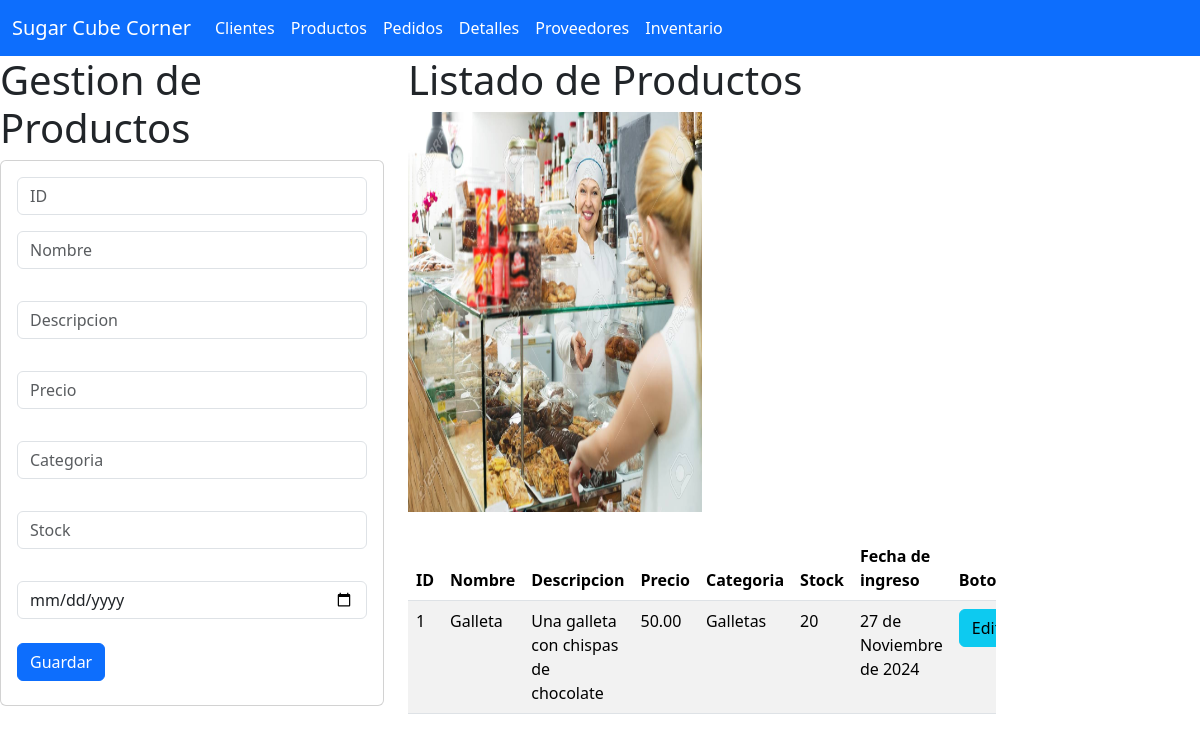
/producto, run on an earlier commit of the app's database.
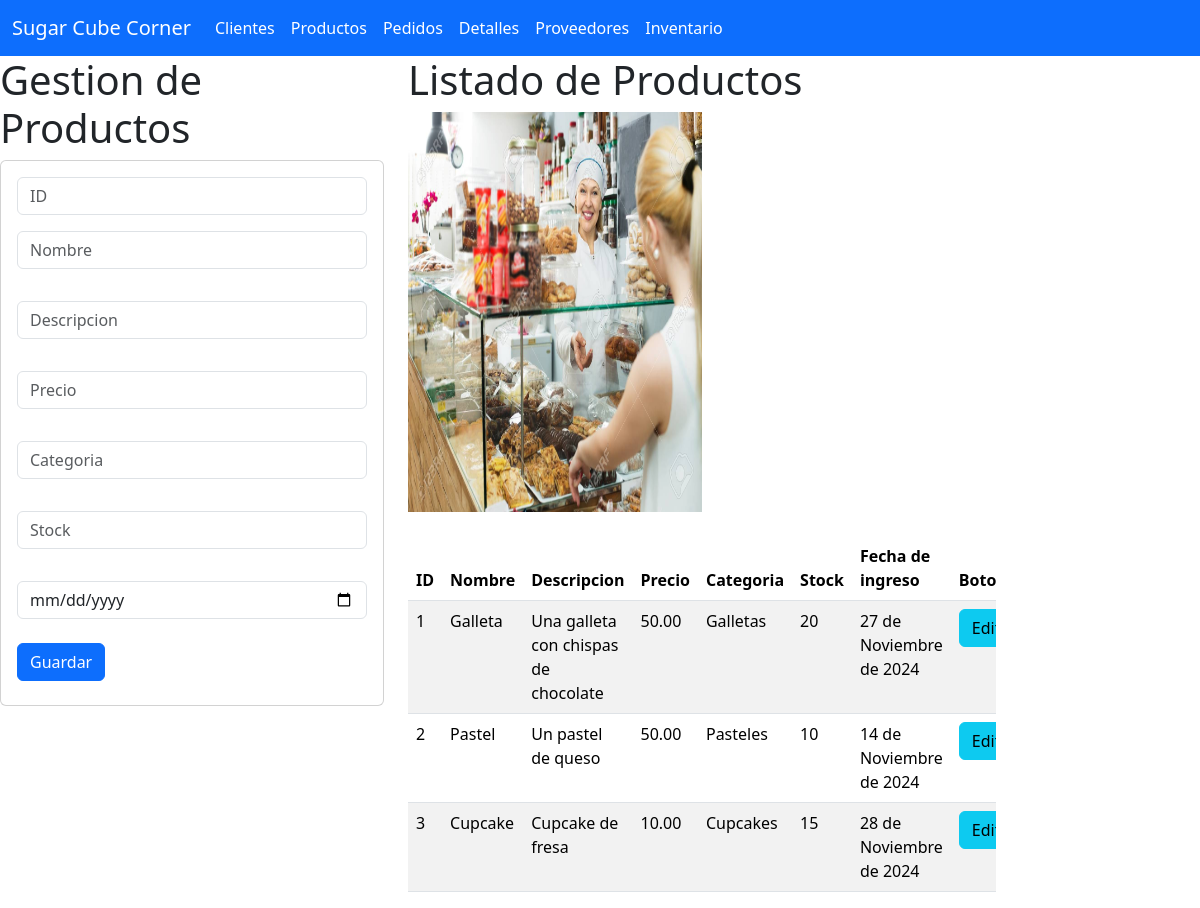
And on a later commit of the database.
### TProductos_app/models.py (models this page shows, shortened)
class TProducto(models.Model):
    productoid = models.IntegerField(primary_key=True)
    nombre = models.CharField(max_length=100)
    descripcion = models.TextField()
    precio = models.DecimalField(max_digits=6,decimal_places=2)
    categoria = models.CharField(max_length=50)
    stock = models.IntegerField()
    fechaingreso = models.DateField()

### TProductos_app/views.py (the view)
# urls.py: path("producto",views.inicio_vistaProductos,name="inicio_vistaProductos"),
def inicio_vistaProductos(request):
    losproductos = TProducto.objects.all()
    return render(request,"gestionarProducto.html",{"misproductos":losproductos})

### TProductos_app/templates/gestionarProducto.html (shortened to what this page needs)
{% extends "base.html" %}
{% load static %}
{% block cuerpo %}
<div class="row">
<div class="col-sm-12 col-md-4 col-lg-4 col-xl-4">
<h1>Gestion de Productos</h1>
<div class="card">
  <div class="card-body">
    <form action="/registrarProducto/" method="POST">{% csrf_token %}
      <div class="form-group">
        <input type="number" id="numid" name="numid" class="form-control"
          placeholder="ID" maxlength="6" required>
        </div>
        <div class="form-group py-3">
          <input type="text" id="txtnombre" name="txtnombre" class="form-control"
          placeholder="Nombre" maxlength="100" required>
        </div>
        <div class="form-group py-3">
          <input type="text" id="txtdescripcion" name="txtdescripcion" class="form-control"
          placeholder="Descripcion" required>
        </div>
        <div class="form-group py-3">
          <input type="number" step="0.01" id="decimalprecio" name="decimalprecio" class="form-control"
          placeholder="Precio" maxlength="7" required>
        </div>
        <div class="form-group py-3">
          <input type="text" id="txtcategoria" name="txtcategoria" class="form-control"
          placeholder="Categoria" maxlength="50" required>
        </div>
        <div class="form-group py-3">
            <input type="number" id="intstock" name="intstock" class="form-control"
            placeholder="Stock" maxlength="4" required>
        </div>
        <div class="form-group py-3">
          <input type="date" id="dateingreso" name="dateingreso" class="form-control"
          placeholder="Fecha de ingreso" required>
        </div>
      <div class="form-group py-2">
        <button type="submit" class="btn btn-primary">Guardar</button>
      </div>
    </form>
  </div>
</div>
</div>
<div class="col-sm-12 col-md-4 col-lg-4 col-xl-6">
<h1>Listado de Productos</h1>
<img class="w-50" src="{% static 'img/fondo3.jpg' %}" alt="productos" width="400" height="400">
<br>
<br>
<div class="table-responsive">
    <table class="table table-striped">
        <thead>
          <tr>
            <th scope="col">ID</th>
            <th scope="col">Nombre</th>
            <th scope="col">Descripcion</th>
            <th scope="col">Precio</th>
            <th scope="col">Categoria</th>
            <th scope="col">Stock</th>
            <th scope="col">Fecha de ingreso</th>
            <th colspan="2">Botones</th>
          </tr>
        </thead>
        <tbody>
            {% for m in misproductos %}
            <tr>
                <td>{{m.productoid}}</td>
                <td>{{m.nombre}}</td>
                <td>{{m.descripcion}}</td>
                <td>{{m.precio}}</td>
                <td>{{m.categoria}}</td>
                <td>{{m.stock}}</td>
                <td>{{m.fechaingreso}}</td>
                <td><a href="seleccionarProducto/{{m.productoid}}" class="btn btn-info">Editar</a></td>
            </tr>
            {% endfor %}
        </tbody>
      </table>
</div>
</div>
</div>
{% endblock %}

What changed in the data, as far as the page shows it:
added TProducto: productoid "2", nombre "Pastel", descripcion "Un pastel de queso", precio "50.00", categoria "Pasteles", stock "10", fechaingreso "14 de Noviembre de 2024"
added TProducto: productoid "3", nombre "Cupcake", descripcion "Cupcake de fresa", precio "10.00", categoria "Cupcakes", stock "15", fechaingreso "28 de Noviembre de 2024"
